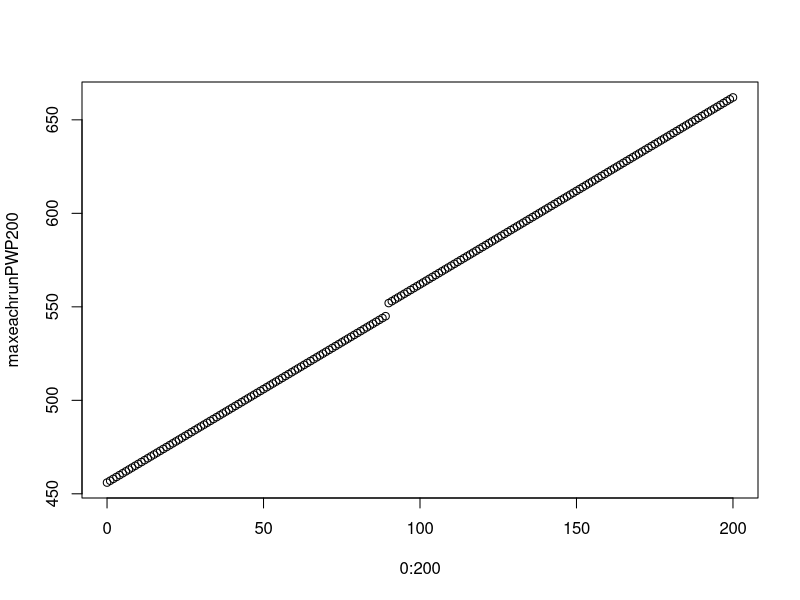

Write R code to recreate this figure.
#pairwisepower
library("mvtnorm")
library("gtools")
kequalkstarPWpower=function(r,gAandS1,gAandS2) #the given AandS1 against the given AandS2
{
  rkj=r[1,gAandS1[2]]
  rkjstar=r[1,gAandS2[2]]
  
  #print("rkj")
  #print(rkj)

  rk=0 #not needed anymoreWA[gAandS1[1]]
  r0kj=rkj+rk
  r0kjstar=rkjstar+rk
  
  
  
  part1= (             
    sqrt((rkj)^-1 + (r0kj-rk)^-1)*sqrt((rkjstar)^-1 + (r0kjstar-rk)^-1)    
  )^-1
  
  
  part2op1= ( (rkj)^-1 + (r0kj-rk)^-1) #assuming jstar<j
  
  part2op2= ( (rkjstar)^-1 + (r0kjstar-rk)^-1) #assuming j<jstar
  
  #print("part1")
  #print(part1)
  
  ans=part1*min(part2op1,part2op2)
  #print("ans")
  #print(ans)
  
  return(ans)
}

correlationmatrixPW=function(r)
{
  A=dim(r)[1]
  S=dim(r)[2]
  rowandcol=prod(dim(r)) #how large we need
  Cormatrix=matrix(NA,nrow = S,ncol=S)
  
  AandS1=AandS2=cbind(1,rep(1:S)) #Arm and Stage matrix
  
  for(i in 1:S) #i does each row
  {
    for(istar in 1:S) #istar does each column
    {
      gAandS1=AandS1[i,]
      #print("gAandS1")
      #print(gAandS1)
      gAandS2=AandS2[istar,]
      #print(AandS2)
      #print(gAandS2)
      if(gAandS1[1]==gAandS2[1])
      {
        Cormatrix[i,istar]=kequalkstarPWpower(r,gAandS1,gAandS2)
        #this is always true
      }
      
    }
    
  } 
  
  return(Cormatrix)
}

boundsforPWpower=function(U,L,S)
{
  boundL=vector(mode="list",length = S)
  boundU=vector(mode="list",length = S)
  

  for(i in 1:S)
  {
    boundL[[i]]=c(L[0:(i-1)],U[(i)])
    boundU[[i]]=c(U[0:(i-1)],Inf)
  }
  
  
  return(list("boundL"=boundL,"boundU"=boundU))
}

meanforPWpower=function(n,theta,sd)
{
  means=sqrt(n)*theta/(sd*sqrt(2))
  return(means)
}

pairwisepowereveryarm=function(r,n,theta,sd,L,U)
{
  A=dim(r)[1]
  S=dim(r)[2]
  PWpowerbits=rep(NA,S)
  CM=correlationmatrixPW(r)
  meangivens=meanforPWpower(n,theta,sd)
  Boundsgivenruns=boundsforPWpower(U,L,S)
  #print("Boundsgivenruns")
  #print(Boundsgivenruns)
  Ugivens=Boundsgivenruns$boundU
  Lgivens=Boundsgivenruns$boundL
  for(i in 1:S)
  {
    Uneeded=Ugivens[[i]]
    Lneeded=Lgivens[[i]]
    #print("Lneeded")
    #print(Lneeded)
    CMneeded=CM[1:i,1:i]
    meanneeded=meangivens[1:i]
    if(i==1)
    {
      set.seed(1)
      PWpowerbits[i]=pmvnorm(lower=Lneeded , upper = Uneeded  ,mean = meanneeded, sigma = CMneeded)
      
    }
    else
    {
      set.seed(1)
      PWpowerbits[i]=pmvnorm(lower=Lneeded , upper = Uneeded  ,mean = meanneeded, corr = CMneeded)
    }
  }
  PWpower=sum(PWpowerbits)
  return(PWpower)
}



# now looking at finding n in the case where WA is stating how many after you add the treatment

#FWER functions needed
tri=function(rf) 
{
  rfNA=rf[!is.na(rf)]
  MrfNA=max(rfNA)
  LrfNA=length(rfNA)
  rfNA1=rfNA[1]
  rfNAa1=rfNA/rfNA1
  MrfNAa1=MrfNA/rfNA1
  UfNA=1*(1+rfNAa1/MrfNAa1)/sqrt(rfNAa1)
  LfNA=-1*(1-3*rfNAa1/MrfNAa1)/sqrt(rfNAa1)
  
  NNA=length(rf)-LrfNA #number of NA needed
  Uf=c(UfNA,rep(NA,NNA))
  Lf=c(LfNA,rep(NA,NNA))
  
  return(list("U"=Uf,"L"=Lf))  
}


kequalkstar=function(r,WA,gAandS1,gAandS2) #the given AandS1 against the given AandS2
{
  rkj=r[gAandS1[1],gAandS1[2]]
  rkjstar=r[gAandS2[1],gAandS2[2]]
  
  #print("rkj")
  #print(rkj)
  
  rk=WA[gAandS1[1]]
  r0kj=rkj+rk
  r0kjstar=rkjstar+rk
  
  
  
  part1= (             
    sqrt((rkj)^-1 + (r0kj-rk)^-1)*sqrt((rkjstar)^-1 + (r0kjstar-rk)^-1)    
  )^-1
  
  
  part2op1= ( (rkj)^-1 + (r0kj-rk)^-1) #assuming jstar<j
  
  part2op2= ( (rkjstar)^-1 + (r0kjstar-rk)^-1) #assuming j<jstar
  
  #print("part1")
  #print(part1)
  
  ans=part1*min(part2op1,part2op2)
  #print("ans")
  #print(ans)
  
  return(ans)
}


knotequalkstar=function(r,WA,gAandS1,gAandS2) #the given AandS1 against the given AandS2
{
  rkj=r[gAandS1[1],gAandS1[2]]
  rkstarjstar=r[gAandS2[1],gAandS2[2]]
  
  #print("rkj")
  #print(rkj)
  
  rk=WA[gAandS1[1]]
  rkstar=WA[gAandS2[1]]
  r0kj=rkj+rk
  r0kstarjstar=rkstarjstar+rkstar
  
  
  
  part1= (             
    sqrt((rkj)^-1 + (r0kj-rk)^-1)*sqrt((rkstarjstar)^-1 + (r0kstarjstar-rkstar)^-1)    
  )^-1
  
  
  part2= min( (r0kj- max(rk,rkstar)),(r0kstarjstar- max(rk,rkstar)) ) #assuming jstar<j
  
  
  part3=(r0kj-rk)*(r0kstarjstar-rkstar)
  
  #print("part1")
  #print(part1)
  
  ans=max(0,part1*part2/part3)
  #print("ans")
  #print(ans)
  
  return(ans)
}


correlationmatrixFWER=function(r,WA)
{
  A=dim(r)[1]
  S=dim(r)[2]
  rowandcol=prod(dim(r)) #how large we need
  Cormatrix=matrix(NA,nrow = rowandcol,ncol=rowandcol)
  
  AandS1=AandS2=cbind(rep(1:A,each=S),rep(1:S,times=A)) #Arm and Stage matrix
  
  for(i in 1:rowandcol) #i does each row
  {
    for(istar in 1:rowandcol) #istar does each column
    {
      gAandS1=AandS1[i,]
      #print("gAandS1")
      #print(gAandS1)
      gAandS2=AandS2[istar,]
      if(gAandS1[1]==gAandS2[1])
      {
        Cormatrix[i,istar]=kequalkstar(r,WA,gAandS1,gAandS2)
      }
      else
      {
        Cormatrix[i,istar]=knotequalkstar(r,WA,gAandS1,gAandS2)
      }
      
    }
    
  } 
  
  Cormatrix
  
}


FWERboundsgivenrun=function(L,U,givencomb,A)
{
  boundL=c()
  boundU=c()
  
  for(i in 1:A)
  {
    givencombA=givencomb[i]
    boundLgivenA=c(L[0:(givencombA-1)],-Inf)
    boundUgivenA=c(U[0:(givencombA-1)],L[givencombA])
    boundL=c(boundL,boundLgivenA)
    boundU=c(boundU,boundUgivenA)
  }
  
  return(list("boundL"=boundL,"boundU"=boundU))
  
}

correlationmatrixFWERgivenrun=function(givencomb,A,S,CM)
{
  wneeded=matrix(0,nrow=S,ncol=A) #which are needed
  for(i in 1:A)
  {
    givencombA=givencomb[i]
    wneeded[,i]=c(rep(T,givencombA),rep(F,S-givencombA))
  }
  #print(wneeded)
  #print("c(wneeded)")
  #print(c(wneeded))
  CMrun=CM[c(which(wneeded==1)),c(which(wneeded==1))]
  return(CMrun)
}


FWER=function(r,WA,L,U)
{
  A=dim(r)[1]
  S=dim(r)[2]
  Allcombs=permutations(n = S,r=A,repeats.allowed = TRUE)
  LAllcombs=dim(Allcombs)[1]
  FWERbits=rep(NA,LAllcombs)
  
  CM=correlationmatrixFWER(r,WA) #total correlation matrix
  
  for(iFWER in 1:LAllcombs)
  {
    givencomb=Allcombs[iFWER,] #given combintaion for this run
    #print("givencomb")
    #print(givencomb)
    
    Boundsgivenrun=FWERboundsgivenrun(L,U,givencomb,A)
    Ugiven=Boundsgivenrun$boundU
    Lgiven=Boundsgivenrun$boundL
    #print(Boundsgivenrun)
    #print(CM)
    CMgivenrun=correlationmatrixFWERgivenrun(givencomb,A,S,CM)
    #print(CMgivenrun)
    #should add if dim is 1 as well for 1 arm examples
    if(dim(CMgivenrun)[1]==1)
    {
      set.seed(1)
      FWERbits[iFWER]=pmvnorm(lower=Lgiven , upper = Ugiven  ,mean = rep(0,dim(CMgivenrun)[1]), sigma = 1)
      
    }
    else
    {
      set.seed(1)
      FWERbits[iFWER]=pmvnorm(lower=Lgiven , upper = Ugiven  ,mean = rep(0,dim(CMgivenrun)[1]), corr = CMgivenrun)
    }
  }
  return(1-sum(FWERbits))
}


Boundfinder=function(r,WA,amax,alpha,tol)
{
  bondshapewanted=tri(r[1,]) #need to make these functions and change this for the differnt ones
  
  cFWER=-Inf#current FWER
  ua=2*amax
  la=0
  ca=(ua+la)/2
  while( cFWER>(alpha) | cFWER<(alpha-tol) )
  {
    if(cFWER>(alpha))
    {
      ua=ua
      la=ca
      ca=(ua+la)/2
      cU=ca*bondshapewanted$U
      cL=ca*bondshapewanted$L
      cFWER=FWER(r = r,WA = WA,L = cL,U = cU)
      #print(cFWER)
    }
    
    if(cFWER<(alpha))
    {
      ua=ca
      la=la
      ca=(ua+la)/2
      cU=ca*bondshapewanted$U
      cL=ca*bondshapewanted$L
      cFWER=FWER(r = r,WA = WA,L = cL,U = cU)
      #print(cFWER)
    }
  }
  U=ca*bondshapewanted$U
  L=ca*bondshapewanted$L
  return(list("L"=L,"U"=U))
}

####

simplenfinderPWpower=function(r,theta,sd,amax,nmax,alpha,beta,tol) #finds it when everystarts at ones
{
  WA=rep(0,dim(r)[1])
  simplebounds=Boundfinder(r,WA,amax,alpha,tol)
  L=simplebounds$L
  U=simplebounds$U
  r=r #/GCF(r)#first step is to reduce r to its simplest form #have not bothered with this
  cPWpower=Inf #current PW
  un=2*nmax
  ln=0
  cn=(un+ln)/2
  
  while( cPWpower>(1-beta+tol) | cPWpower<(1-beta) )
  {
    if(cPWpower>(1-beta))
    {
      un=cn
      ln=ln
      cn=(un+ln)/2
      testn=cn*r[1,] #as it the same for every row in the code
      
      cPWpower=pairwisepowereveryarm(r=r,n=testn,theta=theta,sd=sd,L=L,U=U)
      #print(cPWpower)
    }
    if(cPWpower<(1-beta))
    {
      un=un
      ln=cn
      cn=(un+ln)/2
      testn=cn*r[1,] #as it the same for every row in the code
      cPWpower=pairwisepowereveryarm(r=r,n=testn,theta=theta,sd=sd,L=L,U=U)
      #print(cPWpower)
    }
  }
  #print(testn)
  n=ceiling(cn)*r[1,]
  cPWpower=pairwisepowereveryarm(r=r,n=n,theta=theta,sd=sd,L=L,U=U)
  #print(cPWpower)
  return(list("n"=n,"U"=U,"L"=L))
}


nfinderPWpowerwhensetadding=function(r,theta,sd,WA,amax,nmax,alpha,beta,tol)
{
  nnow=simplenfinderPWpower(r=r,theta,sd,amax,nmax,alpha,beta,tol)$n
  nnow=nnow-r[1,]
  
  A=dim(r)[1]
  S=dim(r)[2]
  
  cPWpower=0
  while(cPWpower<(1-beta))
  {
    nnow=nnow+r[1,]
    rnow=matrix(nnow,nrow = A,ncol=S,byrow=T)
    newbounds=Boundfinder(rnow,WA,amax,alpha,tol)
    L=newbounds$L
    U=newbounds$U
    cPWpower=pairwisepowereveryarm(r=rnow,n=nnow,theta=theta,sd=sd,L=L,U=U)
    #print(cPWpower)
  }
  
  return(list("L"=L,"U"=U,"nnow"=nnow,"WA"=WA)) 
}

WA=c(0,0) #States when treatments are added to the trial
r=matrix(c(1,2),nrow = 2,ncol=2,byrow=T) # Change this for the number of arms and stages
nfinderPWpowerwhensetadding(r=r,theta = -log(0.69),sd = 1,WA = WA,amax = 25,nmax = 1000,alpha = 0.025,beta = 0.2,tol = 0.00001)

ResultsPWPdifadding200=vector(mode="list",length = 201)

for(WAsv in 0:200) #WA second value
{
  cWA=c(0,WAsv)
  set.seed(1)
  ResultsPWPdifadding200[[WAsv+1]]=nfinderPWpowerwhensetadding(r=r,theta = -log(0.69),sd = 1,WA = cWA,amax = 25,nmax = 1000,alpha = 0.025,beta = 0.2,tol = 0.00001)
  print(WAsv)
}  

save(ResultsPWPdifadding200,file="ResultsPWPdifadding200.RData")
#maximum sample size finder
maxeachrunPWP200=rep(NA,201)
for(i in 1:201)
{
  maxeachrunPWP200[i]=(ResultsPWPdifadding200[[i]]$nnow[2])*3+ResultsPWPdifadding200[[i]]$WA[2]
}

plot(y=maxeachrunPWP200,x=0:200)
save(maxeachrunPWP200,file="maxeachrunPWP200.RData")
